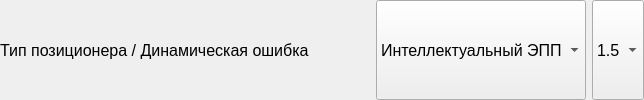
        <widget class="QWidget" name="widget_dinamicError_positionerType" native="true">
         <property name="sizePolicy">
          <sizepolicy hsizetype="Preferred" vsizetype="Preferred">
           <horstretch>0</horstretch>
           <verstretch>0</verstretch>
          </sizepolicy>
         </property>
         <layout class="QHBoxLayout" name="horizontalLayout_dinamicError_positionerType">
          <property name="spacing">
           <number>6</number>
          </property>
          <property name="leftMargin">
           <number>0</number>
          </property>
          <property name="topMargin">
           <number>0</number>
          </property>
          <property name="rightMargin">
           <number>0</number>
          </property>
          <property name="bottomMargin">
           <number>0</number>
          </property>
          <item>
           <widget class="QLabel" name="label_dinamicError_positionerType">
            <property name="sizePolicy">
             <sizepolicy hsizetype="Expanding" vsizetype="Preferred">
              <horstretch>0</horstretch>
              <verstretch>0</verstretch>
             </sizepolicy>
            </property>
            <property name="minimumSize">
             <size>
              <width>370</width>
              <height>0</height>
             </size>
            </property>
            <property name="maximumSize">
             <size>
              <width>340</width>
              <height>16777215</height>
             </size>
            </property>
            <property name="font">
             <font>
              <family>Segoe UI</family>
              <pointsize>12</pointsize>
             </font>
            </property>
            <property name="text">
             <string>Тип позиционера / Динамическая ошибка</string>
            </property>
           </widget>
          </item>
          <item>
           <widget class="QComboBox" name="comboBox_positionerType">
            <property name="sizePolicy">
             <sizepolicy hsizetype="Preferred" vsizetype="Preferred">
              <horstretch>0</horstretch>
              <verstretch>0</verstretch>
             </sizepolicy>
            </property>
            <property name="font">
             <font>
              <family>Segoe UI</family>
              <pointsize>12</pointsize>
             </font>
            </property>
            <item>
             <property name="text">
              <string>Интеллектуальный ЭПП</string>
             </property>
            </item>
            <item>
             <property name="text">
              <string>ЭПП</string>
             </property>
            </item>
            <item>
             <property name="text">
              <string>ПП</string>
             </property>
            </item>
           </widget>
          </item>
          <item>
           <widget class="QComboBox" name="comboBox_dinamicError">
            <property name="sizePolicy">
             <sizepolicy hsizetype="Preferred" vsizetype="Preferred">
              <horstretch>0</horstretch>
              <verstretch>0</verstretch>
             </sizepolicy>
            </property>
            <property name="font">
             <font>
              <family>Segoe UI</family>
              <pointsize>12</pointsize>
             </font>
            </property>
            <item>
             <property name="text">
              <string>1.5</string>
             </property>
            </item>
            <item>
             <property name="text">
              <string>2.5</string>
             </property>
            </item>
           </widget>
          </item>
         </layout>
        </widget>
